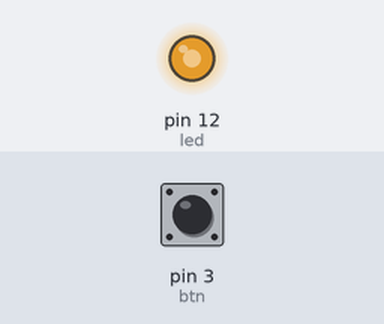
This sketch was run on a simulated Arduino Uno, built with avr-gcc and run on an emulated ATmega328P. Shown: output pins drawn as LEDs (lit = HIGH). The inputs (shaded band) are chosen by the test bench; at power-on: pin 3 (btn) HIGH.

Above: at 1.2 s.
1.3 s: pin 3 (btn) pulled LOW for 0.15 s
At 1.42 s:
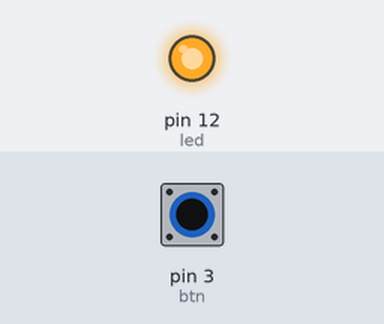
2.9 s: pin 3 (btn) pulled LOW for 1 s
At 5.2 s:
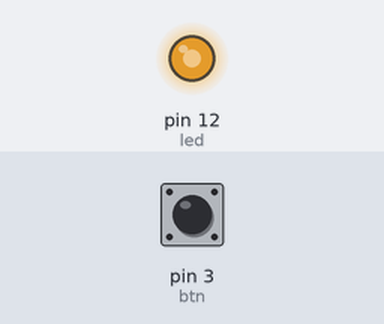
Timing chart, 0 to 6.7 s (numbered marks = the images above; inputs shaded):
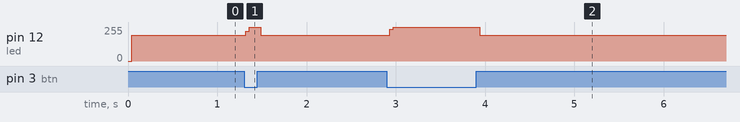

The sketch:

while_2.ino
```cpp
#define led 12
#define btn 3
void setup() {
   Serial.begin(9600);
   pinMode(led, OUTPUT);
   pinMode(btn, INPUT_PULLUP);
   digitalWrite(led, HIGH);
}

void loop() {
  //bool btnStatus = digitalRead(btn);
  //Serial.println(btnStatus);
  while(!digitalRead(btn));{
    //btnStatus = digitalRead(btn);
    digitalWrite(led, LOW);
   }
    digitalWrite(led, HIGH);
}
```

Measured:
- after the input at 1.3 s, pin 12 (led): 194/255 → 255/255 at once, → 194/255 0.17 s later
- after the input at 2.9 s, pin 12 (led): 194/255 → 255/255 at once, → 194/255 1.0 s later
